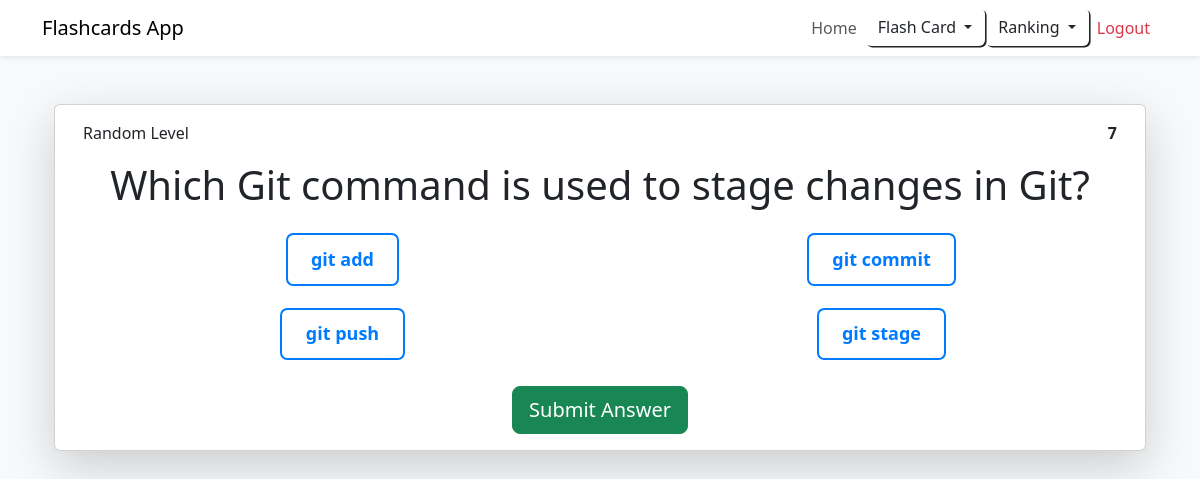
The page /randon/ (signed in) on the database its author committed.
### game/models.py (models this page shows, shortened)
class Project(models.Model):
    CATEGORY_CHOICES = [
        ('Flashcard', 'Flashcard'),
        ('JavaScript', 'JavaScript'),
        ('JavaScriptL_2', 'JavaScript_2'),
        ('Python', 'Python'),
        ('PythonL_2', 'PythonL_2'),
        ('SQL', 'SQL'),
        ('SQL_level_2', 'SQL_level_2'),
        ('Git', 'Git'),
        ('Git_level_2', 'Git_level_2'),
        ('Randon', 'Randon'),
        ('Exercises_Int', 'Exercises_Int'), # Nueva categoría añadida
    ]
    user = models.ForeignKey(User, on_delete=models.CASCADE)  # Relación con el modelo User
    question = models.TextField(null=False)
    choice_1 = models.TextField(blank=True, null=True)
    choice_2 = models.TextField(blank=True, null=True)
    choice_3 = models.TextField(blank=True, null=True)
    choice_4 = models.TextField(blank=True, null=True)
    correct_answer = models.TextField()
    category = models.CharField(
        max_length=50,
        choices=CATEGORY_CHOICES,
        default='JavaScript',
        help_text="Select the category for this question."
    )

### game/views.py (the view, shortened to what this page needs)
# urls.py: path('randon/', views.randon_questions, name='randon_questions'),
@login_required
def randon_questions(request):
    randon_questions_projects = Project.objects.filter(category='Randon').order_by('id')
    if request.method == "GET":
        request.session['randon_score'] = 0
        request.session['randon_incorrect_answers'] = []
        request.session['total_selected_randon_answers'] = 0
    current_question_index = int(request.POST.get('current_question_index', 0))
    selected_answer = request.POST.get(f'answer_{request.POST.get("question_id")}', None)
    is_correct = None
    error_message = None
    total_selected_answers = request.session.get('total_selected_randon_answers', 0)
    if 'randon_score' not in request.session:
        request.session['randon_score'] = 0
    if 'randon_incorrect_answers' not in request.session:
        request.session['randon_incorrect_answers'] = []
    remaining_questions = len(randon_questions_projects) - current_question_index
    current_project = randon_questions_projects[current_question_index]
    return render(request, 'randon_questions.html', {
        'project': current_project,
        'selected_answer': selected_answer,
        'is_correct': is_correct,
        'current_question_index': current_question_index,
        'error_message': error_message,
        'total_selected_randon_answers': total_selected_answers,
        'remaining_questions': remaining_questions,
        'level': "Random Level"
    })

### game/templates/randon_questions.html (shortened to what this page needs)
{% extends "base.html" %}
{% block content %}
<div class="container mt-5">
    <div class="card shadow-lg">
        <div class="card-body">
            <div class="container">
                <div class="row">
                    <div class="col-6 ">
                        <p>{{ level }}</p>
                    </div>
                    <div class="col-6 text-end">
                        <p><strong>{{ remaining_questions }}</strong></p>
                    </div>
                </div>
            </div>
            <h1 class="fs-7 text-center">{{ project.question }}</h1>
            <form method="POST" class="mt-4">
                <div class="question-container">
                <div class="form-check ">
                    <label class=" answer-option" for="choice1">
                        {{ project.choice_1 }}
                    </label>
                </div>
                <div class="form-check">
                    <label class=" answer-option" for="choice2">
                        {{ project.choice_2 }}
                    </label>
                </div>
                <div class="form-check">
                    <label class=" answer-option" for="choice3">
                        {{ project.choice_3 }}
                    </label>
                </div>
                <div class="form-check ">
                    <label class=" answer-option" for="choice4">
                        {{ project.choice_4 }}
                    </label>
                </div>
            </div>
                <div class="text-center mt-4">
                    <button type="submit" class="btn btn-success btn-lg">
                        Submit Answer
                    </button>
                </div>
            </form>
        </div>
    </div>
</div>
{% endblock %}

### game/static/css/styles.css (style rules this page uses)
.question-container { display: grid; grid-template-columns: repeat(2, 1fr); gap: 20px; justify-items: center; margin-top: 20px; }
.answer-option { background-color: white; border: 2px solid #007bff; color: #007bff; padding: 0.6em 1.3em; font-weight: 900; font-size: 18px; text-align: center; display: inline-block; transition: background-color 0.3s, color 0.3s; cursor: pointer; border-radius: 0.4em; width: 100%; }

### rows shown on the page
Project: question "Which Git command is used to stage changes in Git?", choice_1 "git add", choice_2 "git commit", choice_3 "git push", choice_4 "git stage"

### other values the page prints
{{ level }} "Random Level"
{{ remaining_questions }} "7"
